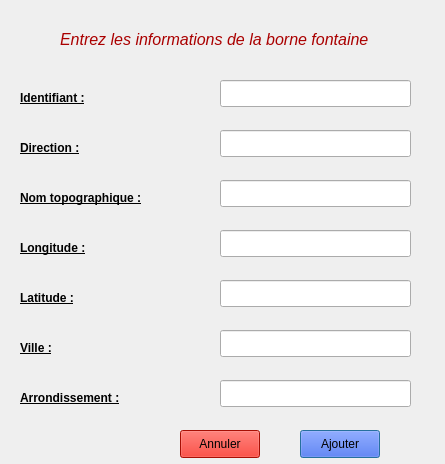
<?xml version="1.0" encoding="UTF-8"?>
<ui version="4.0">
 <class>interfaceBorneFontaineClass</class>
 <widget class="QDialog" name="interfaceBorneFontaineClass">
  <property name="geometry">
   <rect>
    <x>0</x>
    <y>0</y>
    <width>445</width>
    <height>464</height>
   </rect>
  </property>
  <property name="windowTitle">
   <string>interfaceBorneFontaine</string>
  </property>
  <widget class="QLabel" name="label_3">
   <property name="geometry">
    <rect>
     <x>20</x>
     <y>90</y>
     <width>111</width>
     <height>17</height>
    </rect>
   </property>
   <property name="text">
    <string>&lt;!DOCTYPE HTML PUBLIC &quot;-//W3C//DTD HTML 4.0//EN&quot; &quot;http://www.w3.org/TR/REC-html40/strict.dtd&quot;&gt;
&lt;html&gt;&lt;head&gt;&lt;meta name=&quot;qrichtext&quot; content=&quot;1&quot; /&gt;&lt;style type=&quot;text/css&quot;&gt;
p, li { white-space: pre-wrap; }
&lt;/style&gt;&lt;/head&gt;&lt;body style=&quot; font-family:'Noto Sans'; font-size:9pt; font-weight:400; font-style:normal;&quot;&gt;
&lt;table style=&quot;-qt-table-type: root; margin-top:4px; margin-bottom:4px; margin-left:4px; margin-right:4px;&quot;&gt;
&lt;tr&gt;
&lt;td style=&quot;border: none;&quot;&gt;
&lt;p style=&quot; margin-top:0px; margin-bottom:0px; margin-left:0px; margin-right:0px; -qt-block-indent:0; text-indent:0px;&quot;&gt;&lt;span style=&quot; font-weight:600; text-decoration: underline;&quot;&gt;Identifiant :&lt;/span&gt;&lt;/p&gt;&lt;/td&gt;&lt;/tr&gt;&lt;/table&gt;&lt;/body&gt;&lt;/html&gt;</string>
   </property>
  </widget>
  <widget class="QLineEdit" name="direction">
   <property name="geometry">
    <rect>
     <x>220</x>
     <y>130</y>
     <width>191</width>
     <height>27</height>
    </rect>
   </property>
  </widget>
  <widget class="QPushButton" name="ajouter">
   <property name="geometry">
    <rect>
     <x>300</x>
     <y>430</y>
     <width>80</width>
     <height>28</height>
    </rect>
   </property>
   <property name="styleSheet">
    <string notr="true">background-color: rgb(19, 70, 255);
font: 10pt &quot;Noto Sans Devanagari UI&quot;;</string>
   </property>
   <property name="text">
    <string>Ajouter</string>
   </property>
  </widget>
  <widget class="QLineEdit" name="longitude">
   <property name="geometry">
    <rect>
     <x>220</x>
     <y>230</y>
     <width>191</width>
     <height>27</height>
    </rect>
   </property>
  </widget>
  <widget class="QLineEdit" name="ville">
   <property name="geometry">
    <rect>
     <x>220</x>
     <y>330</y>
     <width>191</width>
     <height>27</height>
    </rect>
   </property>
  </widget>
  <widget class="QLineEdit" name="latitude">
   <property name="geometry">
    <rect>
     <x>220</x>
     <y>280</y>
     <width>191</width>
     <height>27</height>
    </rect>
   </property>
  </widget>
  <widget class="QLineEdit" name="nomTopographique">
   <property name="geometry">
    <rect>
     <x>220</x>
     <y>180</y>
     <width>191</width>
     <height>27</height>
    </rect>
   </property>
  </widget>
  <widget class="QLineEdit" name="identifiant">
   <property name="geometry">
    <rect>
     <x>220</x>
     <y>80</y>
     <width>191</width>
     <height>27</height>
    </rect>
   </property>
  </widget>
  <widget class="QLabel" name="label">
   <property name="geometry">
    <rect>
     <x>20</x>
     <y>190</y>
     <width>131</width>
     <height>17</height>
    </rect>
   </property>
   <property name="text">
    <string>&lt;!DOCTYPE HTML PUBLIC &quot;-//W3C//DTD HTML 4.0//EN&quot; &quot;http://www.w3.org/TR/REC-html40/strict.dtd&quot;&gt;
&lt;html&gt;&lt;head&gt;&lt;meta name=&quot;qrichtext&quot; content=&quot;1&quot; /&gt;&lt;style type=&quot;text/css&quot;&gt;
p, li { white-space: pre-wrap; }
&lt;/style&gt;&lt;/head&gt;&lt;body style=&quot; font-family:'Noto Sans'; font-size:9pt; font-weight:400; font-style:normal;&quot;&gt;
&lt;table border=&quot;0&quot; style=&quot;-qt-table-type: root; margin-top:4px; margin-bottom:4px; margin-left:4px; margin-right:4px;&quot;&gt;
&lt;tr&gt;
&lt;td style=&quot;border: none;&quot;&gt;
&lt;p style=&quot; margin-top:0px; margin-bottom:0px; margin-left:0px; margin-right:0px; -qt-block-indent:0; text-indent:0px;&quot;&gt;&lt;span style=&quot; font-weight:600; text-decoration: underline;&quot;&gt;Nom topographique :&lt;/span&gt;&lt;/p&gt;&lt;/td&gt;&lt;/tr&gt;&lt;/table&gt;&lt;/body&gt;&lt;/html&gt;</string>
   </property>
  </widget>
  <widget class="QLabel" name="label_6">
   <property name="geometry">
    <rect>
     <x>60</x>
     <y>30</y>
     <width>311</width>
     <height>20</height>
    </rect>
   </property>
   <property name="text">
    <string>&lt;!DOCTYPE HTML PUBLIC &quot;-//W3C//DTD HTML 4.0//EN&quot; &quot;http://www.w3.org/TR/REC-html40/strict.dtd&quot;&gt;
&lt;html&gt;&lt;head&gt;&lt;meta name=&quot;qrichtext&quot; content=&quot;1&quot; /&gt;&lt;style type=&quot;text/css&quot;&gt;
p, li { white-space: pre-wrap; }
&lt;/style&gt;&lt;/head&gt;&lt;body style=&quot; font-family:'Noto Sans'; font-size:9pt; font-weight:400; font-style:normal;&quot;&gt;
&lt;table style=&quot;-qt-table-type: root; margin-top:4px; margin-bottom:4px; margin-left:4px; margin-right:4px;&quot;&gt;
&lt;tr&gt;
&lt;td style=&quot;border: none;&quot;&gt;
&lt;p style=&quot; margin-top:0px; margin-bottom:0px; margin-left:0px; margin-right:0px; -qt-block-indent:0; text-indent:0px;&quot;&gt;&lt;span style=&quot; font-size:12pt; font-style:italic; color:#aa0000;&quot;&gt;Entrez les informations de la borne fon&lt;/span&gt;&lt;span style=&quot; font-size:12pt; font-style:italic; color:#aa0000;&quot;&gt;taine&lt;/span&gt;&lt;/p&gt;&lt;/td&gt;&lt;/tr&gt;&lt;/table&gt;&lt;/body&gt;&lt;/html&gt;</string>
   </property>
  </widget>
  <widget class="QLabel" name="label_8">
   <property name="geometry">
    <rect>
     <x>20</x>
     <y>340</y>
     <width>111</width>
     <height>17</height>
    </rect>
   </property>
   <property name="text">
    <string>&lt;!DOCTYPE HTML PUBLIC &quot;-//W3C//DTD HTML 4.0//EN&quot; &quot;http://www.w3.org/TR/REC-html40/strict.dtd&quot;&gt;
&lt;html&gt;&lt;head&gt;&lt;meta name=&quot;qrichtext&quot; content=&quot;1&quot; /&gt;&lt;style type=&quot;text/css&quot;&gt;
p, li { white-space: pre-wrap; }
&lt;/style&gt;&lt;/head&gt;&lt;body style=&quot; font-family:'Noto Sans'; font-size:9pt; font-weight:400; font-style:normal;&quot;&gt;
&lt;table border=&quot;0&quot; style=&quot;-qt-table-type: root; margin-top:4px; margin-bottom:4px; margin-left:4px; margin-right:4px;&quot;&gt;
&lt;tr&gt;
&lt;td style=&quot;border: none;&quot;&gt;
&lt;p style=&quot; margin-top:0px; margin-bottom:0px; margin-left:0px; margin-right:0px; -qt-block-indent:0; text-indent:0px;&quot;&gt;&lt;span style=&quot; font-weight:600; text-decoration: underline;&quot;&gt;Ville :&lt;/span&gt;&lt;/p&gt;&lt;/td&gt;&lt;/tr&gt;&lt;/table&gt;&lt;/body&gt;&lt;/html&gt;</string>
   </property>
  </widget>
  <widget class="QLabel" name="label_7">
   <property name="geometry">
    <rect>
     <x>20</x>
     <y>390</y>
     <width>111</width>
     <height>17</height>
    </rect>
   </property>
   <property name="text">
    <string>&lt;!DOCTYPE HTML PUBLIC &quot;-//W3C//DTD HTML 4.0//EN&quot; &quot;http://www.w3.org/TR/REC-html40/strict.dtd&quot;&gt;
&lt;html&gt;&lt;head&gt;&lt;meta name=&quot;qrichtext&quot; content=&quot;1&quot; /&gt;&lt;style type=&quot;text/css&quot;&gt;
p, li { white-space: pre-wrap; }
&lt;/style&gt;&lt;/head&gt;&lt;body style=&quot; font-family:'Noto Sans'; font-size:9pt; font-weight:400; font-style:normal;&quot;&gt;
&lt;table border=&quot;0&quot; style=&quot;-qt-table-type: root; margin-top:4px; margin-bottom:4px; margin-left:4px; margin-right:4px;&quot;&gt;
&lt;tr&gt;
&lt;td style=&quot;border: none;&quot;&gt;
&lt;p style=&quot; margin-top:0px; margin-bottom:0px; margin-left:0px; margin-right:0px; -qt-block-indent:0; text-indent:0px;&quot;&gt;&lt;span style=&quot; font-weight:600; text-decoration: underline;&quot;&gt;Arrondissement :&lt;/span&gt;&lt;/p&gt;&lt;/td&gt;&lt;/tr&gt;&lt;/table&gt;&lt;/body&gt;&lt;/html&gt;</string>
   </property>
  </widget>
  <widget class="QLineEdit" name="arrondissement">
   <property name="geometry">
    <rect>
     <x>220</x>
     <y>380</y>
     <width>191</width>
     <height>27</height>
    </rect>
   </property>
  </widget>
  <widget class="QLabel" name="label_5">
   <property name="geometry">
    <rect>
     <x>20</x>
     <y>240</y>
     <width>111</width>
     <height>17</height>
    </rect>
   </property>
   <property name="text">
    <string>&lt;!DOCTYPE HTML PUBLIC &quot;-//W3C//DTD HTML 4.0//EN&quot; &quot;http://www.w3.org/TR/REC-html40/strict.dtd&quot;&gt;
&lt;html&gt;&lt;head&gt;&lt;meta name=&quot;qrichtext&quot; content=&quot;1&quot; /&gt;&lt;style type=&quot;text/css&quot;&gt;
p, li { white-space: pre-wrap; }
&lt;/style&gt;&lt;/head&gt;&lt;body style=&quot; font-family:'Noto Sans'; font-size:9pt; font-weight:400; font-style:normal;&quot;&gt;
&lt;table style=&quot;-qt-table-type: root; margin-top:4px; margin-bottom:4px; margin-left:4px; margin-right:4px;&quot;&gt;
&lt;tr&gt;
&lt;td style=&quot;border: none;&quot;&gt;
&lt;p style=&quot; margin-top:0px; margin-bottom:0px; margin-left:0px; margin-right:0px; -qt-block-indent:0; text-indent:0px;&quot;&gt;&lt;span style=&quot; font-weight:600; text-decoration: underline;&quot;&gt;Longitude :&lt;/span&gt;&lt;/p&gt;&lt;/td&gt;&lt;/tr&gt;&lt;/table&gt;&lt;/body&gt;&lt;/html&gt;</string>
   </property>
  </widget>
  <widget class="QLabel" name="label_4">
   <property name="geometry">
    <rect>
     <x>20</x>
     <y>290</y>
     <width>111</width>
     <height>17</height>
    </rect>
   </property>
   <property name="text">
    <string>&lt;!DOCTYPE HTML PUBLIC &quot;-//W3C//DTD HTML 4.0//EN&quot; &quot;http://www.w3.org/TR/REC-html40/strict.dtd&quot;&gt;
&lt;html&gt;&lt;head&gt;&lt;meta name=&quot;qrichtext&quot; content=&quot;1&quot; /&gt;&lt;style type=&quot;text/css&quot;&gt;
p, li { white-space: pre-wrap; }
&lt;/style&gt;&lt;/head&gt;&lt;body style=&quot; font-family:'Noto Sans'; font-size:9pt; font-weight:400; font-style:normal;&quot;&gt;
&lt;table style=&quot;-qt-table-type: root; margin-top:4px; margin-bottom:4px; margin-left:4px; margin-right:4px;&quot;&gt;
&lt;tr&gt;
&lt;td style=&quot;border: none;&quot;&gt;
&lt;p style=&quot; margin-top:0px; margin-bottom:0px; margin-left:0px; margin-right:0px; -qt-block-indent:0; text-indent:0px;&quot;&gt;&lt;span style=&quot; font-weight:600; text-decoration: underline;&quot;&gt;Latitude :&lt;/span&gt;&lt;/p&gt;&lt;/td&gt;&lt;/tr&gt;&lt;/table&gt;&lt;/body&gt;&lt;/html&gt;</string>
   </property>
  </widget>
  <widget class="QLabel" name="label_2">
   <property name="geometry">
    <rect>
     <x>20</x>
     <y>140</y>
     <width>111</width>
     <height>17</height>
    </rect>
   </property>
   <property name="text">
    <string>&lt;!DOCTYPE HTML PUBLIC &quot;-//W3C//DTD HTML 4.0//EN&quot; &quot;http://www.w3.org/TR/REC-html40/strict.dtd&quot;&gt;
&lt;html&gt;&lt;head&gt;&lt;meta name=&quot;qrichtext&quot; content=&quot;1&quot; /&gt;&lt;style type=&quot;text/css&quot;&gt;
p, li { white-space: pre-wrap; }
&lt;/style&gt;&lt;/head&gt;&lt;body style=&quot; font-family:'Noto Sans'; font-size:9pt; font-weight:400; font-style:normal;&quot;&gt;
&lt;table style=&quot;-qt-table-type: root; margin-top:4px; margin-bottom:4px; margin-left:4px; margin-right:4px;&quot;&gt;
&lt;tr&gt;
&lt;td style=&quot;border: none;&quot;&gt;
&lt;p style=&quot; margin-top:0px; margin-bottom:0px; margin-left:0px; margin-right:0px; -qt-block-indent:0; text-indent:0px;&quot;&gt;&lt;span style=&quot; font-weight:600; text-decoration: underline;&quot;&gt;Direction :&lt;/span&gt;&lt;/p&gt;&lt;/td&gt;&lt;/tr&gt;&lt;/table&gt;&lt;/body&gt;&lt;/html&gt;</string>
   </property>
  </widget>
  <widget class="QPushButton" name="annuler">
   <property name="geometry">
    <rect>
     <x>180</x>
     <y>430</y>
     <width>80</width>
     <height>28</height>
    </rect>
   </property>
   <property name="styleSheet">
    <string notr="true">background-color: rgb(234, 21, 6);</string>
   </property>
   <property name="text">
    <string>Annuler</string>
   </property>
  </widget>
 </widget>
 <layoutdefault spacing="6" margin="11"/>
 <resources/>
 <connections/>
</ui>
